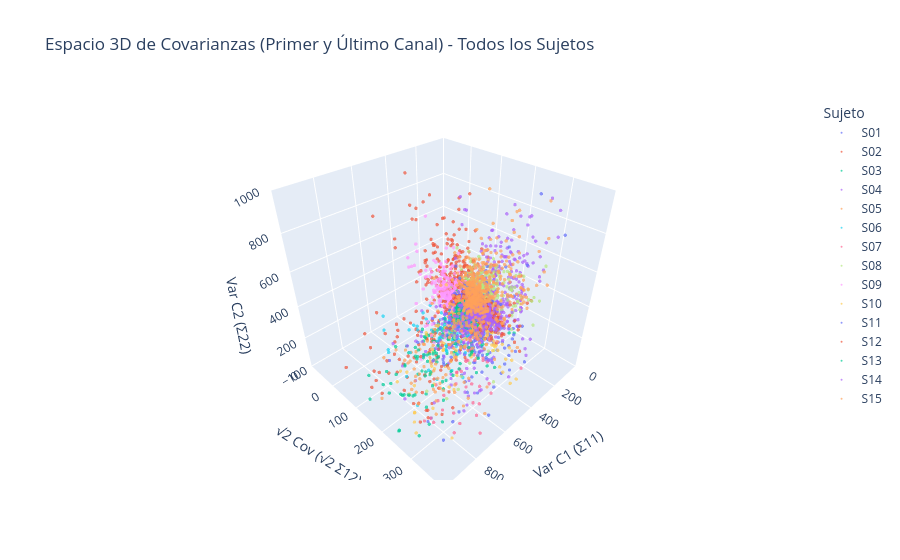

Source (notebook cell):
### Code cell
# 1. Definir ruta y buscar todos los archivos de sujetos (.npz)
data_dir = r"..\data\preprocessed"
file_paths = sorted(glob.glob(os.path.join(data_dir, "S*_preprocessed.npz")))

all_records = []
sqrt2 = np.sqrt(2.0)

# 2. Iterar sobre los 15 archivos de sujetos
for path in file_paths[:15]:
    subject_id = os.path.basename(path).split("_")[0]  # Extrae ej: "S01"
    data = np.load(path)
    
    # Extraer la variable 'x'
    X = data['x'] if 'x' in data else data[data.files[0]]  # Shape: (trials, 6, 512)
    
    # Seleccionar primer (0) y último (-1) canal -> (trials, 2, 512)
    X_sub = X[:, [0, -1], :]
    
    # Centrar en el tiempo por canal y trial
    X_centered = X_sub - np.mean(X_sub, axis=-1, keepdims=True)
    T = X_centered.shape[-1]
    
    # Calcular matriz de covarianza 2x2 por trial
    C = np.matmul(X_centered, np.swapaxes(X_centered, -1, -2)) / (T - 1)
    
    # Extraer triángulo superior escalado por sqrt(2) para términos no diagonales
    var_c1 = C[:, 0, 0]
    cov_12 = C[:, 0, 1] * sqrt2
    var_c2 = C[:, 1, 1]
    
    # Guardar registros ordenados con metadata
    for i in range(len(C)):
        all_records.append({
            'Sujeto': subject_id,
            'Trial': i,
            'Sigma_11': var_c1[i],
            'Sqrt2_Sigma_12': cov_12[i],
            'Sigma_22': var_c2[i]
        })

# Convertir a DataFrame
df = pd.DataFrame(all_records)

# 3. Graficar en 3D interactivo con Plotly
fig = px.scatter_3d(
    df,
    x='Sigma_11',
    y='Sqrt2_Sigma_12',
    z='Sigma_22',
    color='Sujeto',
    hover_data=['Sujeto', 'Trial'],
    title="Espacio 3D de Covarianzas (Primer y Último Canal) - Todos los Sujetos",
    labels={
        'Sigma_11': 'Var Canal 1 (Σ11)',
        'Sqrt2_Sigma_12': '√2 Cov Cruzada (√2 Σ12)',
        'Sigma_22': 'Var Canal 2 (Σ22)'
    }
)

# Ajustes de estilo para mejorar la rotación y visibilidad
fig.update_traces(marker=dict(size=2, opacity=0.7))
# Definí los límites [mínimo, máximo] que desees para cada variable
fig.update_layout(
    scene=dict(
        aspectmode='cube',
        xaxis=dict(
            title='Var C1 (Σ11)',
            range=[0, 1000]  # Límites min y max para el eje X
        ),
        yaxis=dict(
            title='√2 Cov (√2 Σ12)',
            range=[-100, 400]  # Límites min y max para el eje Y
        ),
        zaxis=dict(
            title='Var C2 (Σ22)',
            range=[0, 1000]  # Límites min y max para el eje Z
        )
    )
)

fig.show()

### Figure 1 — Plotly figure (JSON) as saved in the notebook; plotly's stock layout.template omitted (floating-point values rounded to 4 significant figures; data arrays with more than 128 entries replaced by an {"elided": "..."} marker saying what was removed)
{"data": [{"customdata": {"elided": "688x2 mixed values"}, "hovertemplate": "Sujeto=%{customdata[0]}<br>Var Canal 1 (Σ11)=%{x}<br>√2 Cov Cruzada (√2 Σ12)=%{y}<br>Var Canal 2 (Σ22)=%{z}<br>Trial=%{customdata[1]}<extra></extra>", "legendgroup": "S01", "marker": {"color": "#636efa", "opacity": 0.7, "size": 2, "symbol": "circle"}, "mode": "markers", "name": "S01", "scene": "scene", "showlegend": true, "type": "scatter3d", "x": {"elided": "688 float values"}, "y": {"elided": "688 float values"}, "z": {"elided": "688 float values"}}, {"customdata": {"elided": "611x2 mixed values"}, "hovertemplate": "Sujeto=%{customdata[0]}<br>Var Canal 1 (Σ11)=%{x}<br>√2 Cov Cruzada (√2 Σ12)=%{y}<br>Var Canal 2 (Σ22)=%{z}<br>Trial=%{customdata[1]}<extra></extra>", "legendgroup": "S02", "marker": {"color": "#EF553B", "opacity": 0.7, "size": 2, "symbol": "circle"}, "mode": "markers", "name": "S02", "scene": "scene", "showlegend": true, "type": "scatter3d", "x": {"elided": "611 float values"}, "y": {"elided": "611 float values"}, "z": {"elided": "611 float values"}}, {"customdata": {"elided": "641x2 mixed values"}, "hovertemplate": "Sujeto=%{customdata[0]}<br>Var Canal 1 (Σ11)=%{x}<br>√2 Cov Cruzada (√2 Σ12)=%{y}<br>Var Canal 2 (Σ22)=%{z}<br>Trial=%{customdata[1]}<extra></extra>", "legendgroup": "S03", "marker": {"color": "#00cc96", "opacity": 0.7, "size": 2, "symbol": "circle"}, "mode": "markers", "name": "S03", "scene": "scene", "showlegend": true, "type": "scatter3d", "x": {"elided": "641 float values"}, "y": {"elided": "641 float values"}, "z": {"elided": "641 float values"}}, {"customdata": {"elided": "603x2 mixed values"}, "hovertemplate": "Sujeto=%{customdata[0]}<br>Var Canal 1 (Σ11)=%{x}<br>√2 Cov Cruzada (√2 Σ12)=%{y}<br>Var Canal 2 (Σ22)=%{z}<br>Trial=%{customdata[1]}<extra></extra>", "legendgroup": "S04", "marker": {"color": "#ab63fa", "opacity": 0.7, "size": 2, "symbol": "circle"}, "mode": "markers", "name": "S04", "scene": "scene", "showlegend": true, "type": "scatter3d", "x": {"elided": "603 float values"}, "y": {"elided": "603 float values"}, "z": {"elided": "603 float values"}}, {"customdata": {"elided": "573x2 mixed values"}, "hovertemplate": "Sujeto=%{customdata[0]}<br>Var Canal 1 (Σ11)=%{x}<br>√2 Cov Cruzada (√2 Σ12)=%{y}<br>Var Canal 2 (Σ22)=%{z}<br>Trial=%{customdata[1]}<extra></extra>", "legendgroup": "S05", "marker": {"color": "#FFA15A", "opacity": 0.7, "size": 2, "symbol": "circle"}, "mode": "markers", "name": "S05", "scene": "scene", "showlegend": true, "type": "scatter3d", "x": {"elided": "573 float values"}, "y": {"elided": "573 float values"}, "z": {"elided": "573 float values"}}, {"customdata": {"elided": "607x2 mixed values"}, "hovertemplate": "Sujeto=%{customdata[0]}<br>Var Canal 1 (Σ11)=%{x}<br>√2 Cov Cruzada (√2 Σ12)=%{y}<br>Var Canal 2 (Σ22)=%{z}<br>Trial=%{customdata[1]}<extra></extra>", "legendgroup": "S06", "marker": {"color": "#19d3f3", "opacity": 0.7, "size": 2, "symbol": "circle"}, "mode": "markers", "name": "S06", "scene": "scene", "showlegend": true, "type": "scatter3d", "x": {"elided": "607 float values"}, "y": {"elided": "607 float values"}, "z": {"elided": "607 float values"}}, {"customdata": {"elided": "584x2 mixed values"}, "hovertemplate": "Sujeto=%{customdata[0]}<br>Var Canal 1 (Σ11)=%{x}<br>√2 Cov Cruzada (√2 Σ12)=%{y}<br>Var Canal 2 (Σ22)=%{z}<br>Trial=%{customdata[1]}<extra></extra>", "legendgroup": "S07", "marker": {"color": "#FF6692", "opacity": 0.7, "size": 2, "symbol": "circle"}, "mode": "markers", "name": "S07", "scene": "scene", "showlegend": true, "type": "scatter3d", "x": {"elided": "584 float values"}, "y": {"elided": "584 float values"}, "z": {"elided": "584 float values"}}, {"customdata": {"elided": "634x2 mixed values"}, "hovertemplate": "Sujeto=%{customdata[0]}<br>Var Canal 1 (Σ11)=%{x}<br>√2 Cov Cruzada (√2 Σ12)=%{y}<br>Var Canal 2 (Σ22)=%{z}<br>Trial=%{customdata[1]}<extra></extra>", "legendgroup": "S08", "marker": {"color": "#B6E880", "opacity": 0.7, "size": 2, "symbol": "circle"}, "mode": "markers", "name": "S08", "scene": "scene", "showlegend": true, "type": "scatter3d", "x": {"elided": "634 float values"}, "y": {"elided": "634 float values"}, "z": {"elided": "634 float values"}}, {"customdata": {"elided": "645x2 mixed values"}, "hovertemplate": "Sujeto=%{customdata[0]}<br>Var Canal 1 (Σ11)=%{x}<br>√2 Cov Cruzada (√2 Σ12)=%{y}<br>Var Canal 2 (Σ22)=%{z}<br>Trial=%{customdata[1]}<extra></extra>", "legendgroup": "S09", "marker": {"color": "#FF97FF", "opacity": 0.7, "size": 2, "symbol": "circle"}, "mode": "markers", "name": "S09", "scene": "scene", "showlegend": true, "type": "scatter3d", "x": {"elided": "645 float values"}, "y": {"elided": "645 float values"}, "z": {"elided": "645 float values"}}, {"customdata": {"elided": "631x2 mixed values"}, "hovertemplate": "Sujeto=%{customdata[0]}<br>Var Canal 1 (Σ11)=%{x}<br>√2 Cov Cruzada (√2 Σ12)=%{y}<br>Var Canal 2 (Σ22)=%{z}<br>Trial=%{customdata[1]}<extra></extra>", "legendgroup": "S10", "marker": {"color": "#FECB52", "opacity": 0.7, "size": 2, "symbol": "circle"}, "mode": "markers", "name": "S10", "scene": "scene", "showlegend": true, "type": "scatter3d", "x": {"elided": "631 float values"}, "y": {"elided": "631 float values"}, "z": {"elided": "631 float values"}}, {"customdata": {"elided": "628x2 mixed values"}, "hovertemplate": "Sujeto=%{customdata[0]}<br>Var Canal 1 (Σ11)=%{x}<br>√2 Cov Cruzada (√2 Σ12)=%{y}<br>Var Canal 2 (Σ22)=%{z}<br>Trial=%{customdata[1]}<extra></extra>", "legendgroup": "S11", "marker": {"color": "#636efa", "opacity": 0.7, "size": 2, "symbol": "circle"}, "mode": "markers", "name": "S11", "scene": "scene", "showlegend": true, "type": "scatter3d", "x": {"elided": "628 float values"}, "y": {"elided": "628 float values"}, "z": {"elided": "628 float values"}}, {"customdata": {"elided": "614x2 mixed values"}, "hovertemplate": "Sujeto=%{customdata[0]}<br>Var Canal 1 (Σ11)=%{x}<br>√2 Cov Cruzada (√2 Σ12)=%{y}<br>Var Canal 2 (Σ22)=%{z}<br>Trial=%{customdata[1]}<extra></extra>", "legendgroup": "S12", "marker": {"color": "#EF553B", "opacity": 0.7, "size": 2, "symbol": "circle"}, "mode": "markers", "name": "S12", "scene": "scene", "showlegend": true, "type": "scatter3d", "x": {"elided": "614 float values"}, "y": {"elided": "614 float values"}, "z": {"elided": "614 float values"}}, {"customdata": {"elided": "621x2 mixed values"}, "hovertemplate": "Sujeto=%{customdata[0]}<br>Var Canal 1 (Σ11)=%{x}<br>√2 Cov Cruzada (√2 Σ12)=%{y}<br>Var Canal 2 (Σ22)=%{z}<br>Trial=%{customdata[1]}<extra></extra>", "legendgroup": "S13", "marker": {"color": "#00cc96", "opacity": 0.7, "size": 2, "symbol": "circle"}, "mode": "markers", "name": "S13", "scene": "scene", "showlegend": true, "type": "scatter3d", "x": {"elided": "621 float values"}, "y": {"elided": "621 float values"}, "z": {"elided": "621 float values"}}, {"customdata": {"elided": "639x2 mixed values"}, "hovertemplate": "Sujeto=%{customdata[0]}<br>Var Canal 1 (Σ11)=%{x}<br>√2 Cov Cruzada (√2 Σ12)=%{y}<br>Var Canal 2 (Σ22)=%{z}<br>Trial=%{customdata[1]}<extra></extra>", "legendgroup": "S14", "marker": {"color": "#ab63fa", "opacity": 0.7, "size": 2, "symbol": "circle"}, "mode": "markers", "name": "S14", "scene": "scene", "showlegend": true, "type": "scatter3d", "x": {"elided": "639 float values"}, "y": {"elided": "639 float values"}, "z": {"elided": "639 float values"}}, {"customdata": {"elided": "596x2 mixed values"}, "hovertemplate": "Sujeto=%{customdata[0]}<br>Var Canal 1 (Σ11)=%{x}<br>√2 Cov Cruzada (√2 Σ12)=%{y}<br>Var Canal 2 (Σ22)=%{z}<br>Trial=%{customdata[1]}<extra></extra>", "legendgroup": "S15", "marker": {"color": "#FFA15A", "opacity": 0.7, "size": 2, "symbol": "circle"}, "mode": "markers", "name": "S15", "scene": "scene", "showlegend": true, "type": "scatter3d", "x": {"elided": "596 float values"}, "y": {"elided": "596 float values"}, "z": {"elided": "596 float values"}}], "layout": {"legend": {"title": {"text": "Sujeto"}, "tracegroupgap": 0}, "scene": {"aspectmode": "cube", "domain": {"x": [0, 1], "y": [0, 1]}, "xaxis": {"range": [0, 1000], "title": {"text": "Var C1 (Σ11)"}}, "yaxis": {"range": [-100, 400], "title": {"text": "√2 Cov (√2 Σ12)"}}, "zaxis": {"range": [0, 1000], "title": {"text": "Var C2 (Σ22)"}}}, "title": {"text": "Espacio 3D de Covarianzas (Primer y Último Canal) - Todos los Sujetos"}}}
